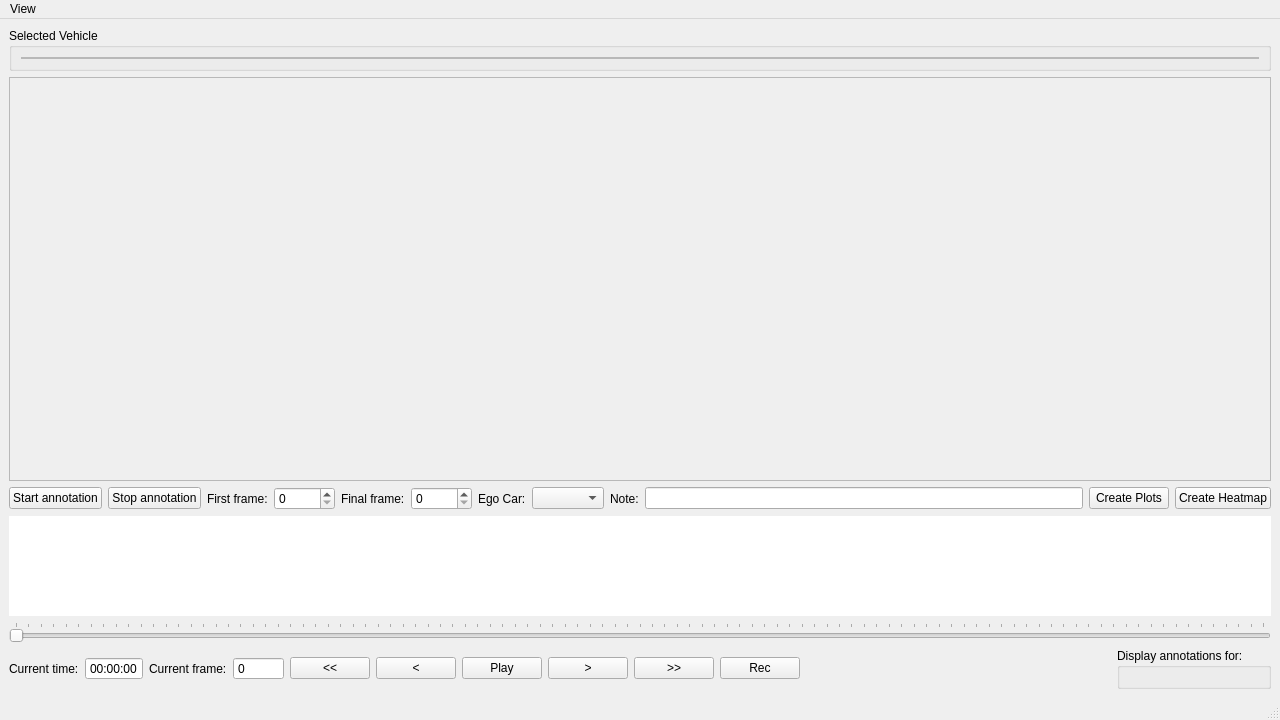
<?xml version="1.0" encoding="UTF-8"?>
<ui version="4.0">
 <class>MainWindow</class>
 <widget class="QMainWindow" name="MainWindow">
  <property name="geometry">
   <rect>
    <x>0</x>
    <y>0</y>
    <width>1280</width>
    <height>720</height>
   </rect>
  </property>
  <property name="windowTitle">
   <string>Travia</string>
  </property>
  <widget class="QWidget" name="centralwidget">
   <layout class="QVBoxLayout" name="verticalLayout">
    <item>
     <widget class="QGroupBox" name="groupBox">
      <property name="title">
       <string>Selected Vehicle</string>
      </property>
      <layout class="QVBoxLayout" name="verticalLayout_3">
       <item>
        <widget class="QFrame" name="selectedVehicleInfoFrame">
         <property name="frameShape">
          <enum>QFrame::StyledPanel</enum>
         </property>
         <property name="frameShadow">
          <enum>QFrame::Raised</enum>
         </property>
         <layout class="QVBoxLayout" name="verticalLayout_4">
          <property name="leftMargin">
           <number>0</number>
          </property>
          <property name="topMargin">
           <number>0</number>
          </property>
          <property name="rightMargin">
           <number>0</number>
          </property>
          <property name="bottomMargin">
           <number>0</number>
          </property>
         </layout>
        </widget>
       </item>
      </layout>
     </widget>
    </item>
    <item>
     <widget class="QFrame" name="graphicsFrame">
      <property name="sizePolicy">
       <sizepolicy hsizetype="Preferred" vsizetype="Expanding">
        <horstretch>0</horstretch>
        <verstretch>0</verstretch>
       </sizepolicy>
      </property>
      <property name="frameShape">
       <enum>QFrame::StyledPanel</enum>
      </property>
      <property name="frameShadow">
       <enum>QFrame::Raised</enum>
      </property>
      <layout class="QVBoxLayout" name="verticalLayout_2"/>
     </widget>
    </item>
    <item>
     <layout class="QHBoxLayout" name="horizontalLayout_2">
      <item>
       <widget class="QPushButton" name="startAnnotationPushButton">
        <property name="text">
         <string>Start annotation</string>
        </property>
       </widget>
      </item>
      <item>
       <widget class="QPushButton" name="stopAnnotationPushButton">
        <property name="text">
         <string>Stop annotation</string>
        </property>
       </widget>
      </item>
      <item>
       <widget class="QLabel" name="label_31">
        <property name="text">
         <string>First frame:</string>
        </property>
       </widget>
      </item>
      <item>
       <widget class="QSpinBox" name="annotationFirstFrameSpinBox">
        <property name="maximum">
         <number>99999</number>
        </property>
       </widget>
      </item>
      <item>
       <widget class="QLabel" name="label_32">
        <property name="text">
         <string>Final frame:</string>
        </property>
       </widget>
      </item>
      <item>
       <widget class="QSpinBox" name="annotationLastFrameSpinBox">
        <property name="maximum">
         <number>99999</number>
        </property>
       </widget>
      </item>
      <item>
       <widget class="QLabel" name="label_4">
        <property name="text">
         <string>Ego Car:</string>
        </property>
       </widget>
      </item>
      <item>
       <widget class="QComboBox" name="annotationEgoCarComboBox"/>
      </item>
      <item>
       <widget class="QLabel" name="label_3">
        <property name="text">
         <string>Note:</string>
        </property>
       </widget>
      </item>
      <item>
       <widget class="QLineEdit" name="annotationNoteLineEdit"/>
      </item>
      <item>
       <widget class="QPushButton" name="createPlotsPushButton">
        <property name="text">
         <string>Create Plots</string>
        </property>
       </widget>
      </item>
      <item>
       <widget class="QPushButton" name="createOverlayPushButton">
        <property name="text">
         <string>Create Heatmap</string>
        </property>
       </widget>
      </item>
     </layout>
    </item>
    <item>
     <widget class="QGraphicsView" name="annotationGraphicsView">
      <property name="sizePolicy">
       <sizepolicy hsizetype="Expanding" vsizetype="Fixed">
        <horstretch>0</horstretch>
        <verstretch>0</verstretch>
       </sizepolicy>
      </property>
      <property name="minimumSize">
       <size>
        <width>0</width>
        <height>100</height>
       </size>
      </property>
      <property name="maximumSize">
       <size>
        <width>16777215</width>
        <height>100</height>
       </size>
      </property>
      <property name="frameShape">
       <enum>QFrame::NoFrame</enum>
      </property>
      <property name="verticalScrollBarPolicy">
       <enum>Qt::ScrollBarAsNeeded</enum>
      </property>
      <property name="horizontalScrollBarPolicy">
       <enum>Qt::ScrollBarAlwaysOff</enum>
      </property>
      <property name="backgroundBrush">
       <brush brushstyle="SolidPattern">
        <color alpha="255">
         <red>240</red>
         <green>240</green>
         <blue>240</blue>
        </color>
       </brush>
      </property>
      <property name="alignment">
       <set>Qt::AlignBottom|Qt::AlignHCenter</set>
      </property>
     </widget>
    </item>
    <item>
     <widget class="QSlider" name="timeSlider">
      <property name="maximum">
       <number>1000</number>
      </property>
      <property name="value">
       <number>0</number>
      </property>
      <property name="orientation">
       <enum>Qt::Horizontal</enum>
      </property>
      <property name="tickPosition">
       <enum>QSlider::TicksAbove</enum>
      </property>
     </widget>
    </item>
    <item>
     <layout class="QHBoxLayout" name="horizontalLayout">
      <item>
       <widget class="QLabel" name="label">
        <property name="text">
         <string>Current time:</string>
        </property>
       </widget>
      </item>
      <item>
       <widget class="QTimeEdit" name="timeEdit">
        <property name="readOnly">
         <bool>true</bool>
        </property>
        <property name="buttonSymbols">
         <enum>QAbstractSpinBox::NoButtons</enum>
        </property>
        <property name="keyboardTracking">
         <bool>false</bool>
        </property>
        <property name="displayFormat">
         <string>HH:mm:ss</string>
        </property>
       </widget>
      </item>
      <item>
       <widget class="QLabel" name="label_2">
        <property name="text">
         <string>Current frame:</string>
        </property>
       </widget>
      </item>
      <item>
       <widget class="QSpinBox" name="frameSpinBox">
        <property name="readOnly">
         <bool>true</bool>
        </property>
        <property name="buttonSymbols">
         <enum>QAbstractSpinBox::NoButtons</enum>
        </property>
        <property name="maximum">
         <number>1000000</number>
        </property>
       </widget>
      </item>
      <item>
       <widget class="QPushButton" name="rewindButton">
        <property name="text">
         <string>&lt;&lt;</string>
        </property>
       </widget>
      </item>
      <item>
       <widget class="QPushButton" name="previousFramePushButton">
        <property name="text">
         <string>&lt;</string>
        </property>
       </widget>
      </item>
      <item>
       <widget class="QPushButton" name="playButton">
        <property name="text">
         <string>Play</string>
        </property>
       </widget>
      </item>
      <item>
       <widget class="QPushButton" name="nextFramePushButton">
        <property name="text">
         <string>&gt;</string>
        </property>
       </widget>
      </item>
      <item>
       <widget class="QPushButton" name="fastForwardButton">
        <property name="text">
         <string>&gt;&gt;</string>
        </property>
       </widget>
      </item>
      <item>
       <widget class="QPushButton" name="recordPushButton">
        <property name="text">
         <string>Rec</string>
        </property>
       </widget>
      </item>
      <item>
       <spacer name="horizontalSpacer">
        <property name="orientation">
         <enum>Qt::Horizontal</enum>
        </property>
        <property name="sizeHint" stdset="0">
         <size>
          <width>40</width>
          <height>20</height>
         </size>
        </property>
       </spacer>
      </item>
      <item>
       <widget class="QGroupBox" name="displayCheckboxesGroupBox">
        <property name="title">
         <string>Display annotations for:</string>
        </property>
        <layout class="QHBoxLayout" name="horizontalLayout_3"/>
       </widget>
      </item>
     </layout>
    </item>
   </layout>
  </widget>
  <widget class="QMenuBar" name="menubar">
   <property name="geometry">
    <rect>
     <x>0</x>
     <y>0</y>
     <width>1280</width>
     <height>21</height>
    </rect>
   </property>
   <widget class="QMenu" name="menuView">
    <property name="title">
     <string>View</string>
    </property>
    <addaction name="actionColor_legend"/>
    <addaction name="actionSave_current_scene_to_image"/>
   </widget>
   <addaction name="menuView"/>
  </widget>
  <widget class="QStatusBar" name="statusbar"/>
  <action name="actionColor_legend">
   <property name="text">
    <string>Color legend</string>
   </property>
  </action>
  <action name="actionSave_current_scene_to_image">
   <property name="text">
    <string>Save current scene to image</string>
   </property>
  </action>
 </widget>
 <resources/>
 <connections/>
</ui>
